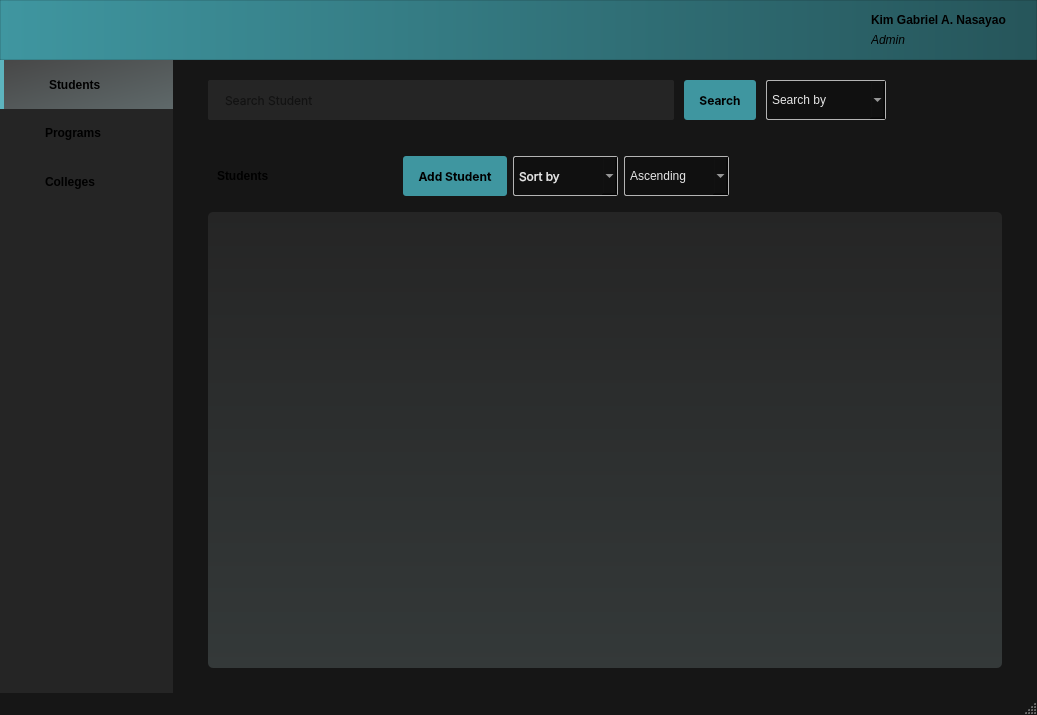
<?xml version="1.0" encoding="UTF-8"?>
<ui version="4.0">
 <class>mainWindow</class>
 <widget class="QMainWindow" name="mainWindow">
  <property name="geometry">
   <rect>
    <x>0</x>
    <y>0</y>
    <width>1037</width>
    <height>715</height>
   </rect>
  </property>
  <property name="font">
   <font>
    <family>Inter</family>
    <pointsize>9</pointsize>
    <italic>false</italic>
    <bold>false</bold>
   </font>
  </property>
  <property name="windowTitle">
   <string>MainWindow</string>
  </property>
  <property name="autoFillBackground">
   <bool>false</bool>
  </property>
  <property name="styleSheet">
   <string notr="true">QMainWindow {
	background-color: rgb(22, 22, 22);
	font: 9pt &quot;Inter&quot;;
}

/* DROP DOWNS */
QComboBox {
	border-radius: 2px;
	border: 1px solid rgb(180, 180, 180) !important;
	font: 9pt &quot;Inter&quot;;
	color: rgb(230, 230, 230);
	background-color: rgb(16, 16, 16);
	padding: 5px;
}

QComboBox::drop-down {
  subcontrol-origin: padding;
  subcontrol-position: top right;
  width: 15px;
}

QComboBox QAbstractItemView::item::hover {
	background-color: rgb(35, 35, 35);
}

QComboBox::hover {
	background-color: rgb(35, 35, 35);
}

/* BUTTONS */
QPushButton {
	font: 9pt &quot;Inter&quot;;
	font-weight: bold;
	padding: 0px, 15px;
	background-color: rgb(63, 150, 160);
	border-radius: 3px;
	padding: 0px 15px;
}

QPushButton::hover {
	background-color: rgb(83, 170, 180);
}

#sidebarFrame QPushButton {
	font: 12pt &quot;Inter&quot;;
	font-weight: 600;
	background-color: rgb(37, 37, 37);
	border-radius: 0px;
	text-align: left;
	padding-left: 45px
}

#sidebarFrame QPushButton::hover {
	background-color: rgb(47, 47, 47);
	border-radius: 0px;
}

#sidebarFrame #studentsSidebarButton {
	background-color: qlineargradient(spread:pad, x1:0, y1:0, x2:1, y2:1, stop:0 rgba(71, 71, 71, 255), stop:1 rgba(95, 105, 106, 255));
	border-left: 4px solid rgb(93, 180, 190);
}

#headerFrame QPushButton {
	background: none;
}

#sortByLabel {
	color: rgb(100, 100, 100)
}

/* LINE EDIT */
#searchBarLineEdit {
	background-color: rgb(37, 37, 37);
	border-radius: 2px;
	padding: 0px 15px;
}

/* FRAMES */
QFrame {
  border: none;
}

#dataFrame {
	background-color: qlineargradient(spread:pad, x1:0, y1:0, x2:0, y2:1, stop:0 rgba(37, 37, 37, 255), stop:1 rgba(52, 57, 57, 255));
	border-radius: 5px;
}

#headerFrame {
	background-color: qlineargradient(spread:pad, x1:0, y1:0, x2:1, y2:0, stop:0 rgba(63, 150, 160, 255), stop:1 rgba(38, 85, 90, 255));
	border: 1px solid rgba(0, 0, 0, 30);
}

#sidebarFrame {
	background-color: rgb(37, 37, 37);
}

/* LABELS */
#studentLabel {
  font: 20pt &quot;Inter&quot;;
  font-weight: bold;
}

#tableHeaderFrame QLabel {
	font: 9pt &quot;Inter&quot;;
	font-weight: 500;
	color: rgb(120, 139, 140);
}

#dataFrame Line {
	background-color: rgb(120, 139, 140);
}

#userNameLabel {
	font: 9pt &quot;Inter&quot;;
	font-weight: 600;
}

#userRoleLabel {
	font: 9pt &quot;Inter&quot;;
	font-style: italic;
}

/* DATA TABLE */
#scrollArea QLabel {
	font: 9pt &quot;Inter&quot;;
	font-weight: 500;
}

#scrollArea Line {
	background-color: rgb(120, 139, 140);
}</string>
  </property>
  <property name="tabShape">
   <enum>QTabWidget::TabShape::Rounded</enum>
  </property>
  <widget class="QWidget" name="centralwidget">
   <property name="layoutDirection">
    <enum>Qt::LayoutDirection::LeftToRight</enum>
   </property>
   <property name="styleSheet">
    <string notr="true"/>
   </property>
   <layout class="QVBoxLayout" name="verticalLayout_2" stretch="1,10">
    <property name="spacing">
     <number>0</number>
    </property>
    <property name="leftMargin">
     <number>0</number>
    </property>
    <property name="topMargin">
     <number>0</number>
    </property>
    <property name="rightMargin">
     <number>0</number>
    </property>
    <property name="bottomMargin">
     <number>0</number>
    </property>
    <item>
     <widget class="QFrame" name="headerFrame">
      <property name="maximumSize">
       <size>
        <width>16777215</width>
        <height>60</height>
       </size>
      </property>
      <property name="acceptDrops">
       <bool>false</bool>
      </property>
      <property name="styleSheet">
       <string notr="true"/>
      </property>
      <property name="frameShape">
       <enum>QFrame::Shape::NoFrame</enum>
      </property>
      <property name="frameShadow">
       <enum>QFrame::Shadow::Plain</enum>
      </property>
      <property name="lineWidth">
       <number>0</number>
      </property>
      <layout class="QHBoxLayout" name="horizontalLayout_3" stretch="0,5,0,0">
       <property name="spacing">
        <number>0</number>
       </property>
       <property name="leftMargin">
        <number>30</number>
       </property>
       <property name="topMargin">
        <number>5</number>
       </property>
       <property name="rightMargin">
        <number>30</number>
       </property>
       <property name="bottomMargin">
        <number>5</number>
       </property>
       <item>
        <widget class="QPushButton" name="logoButton">
         <property name="sizePolicy">
          <sizepolicy hsizetype="Preferred" vsizetype="Fixed">
           <horstretch>0</horstretch>
           <verstretch>0</verstretch>
          </sizepolicy>
         </property>
         <property name="cursor">
          <cursorShape>PointingHandCursor</cursorShape>
         </property>
         <property name="text">
          <string/>
         </property>
         <property name="icon">
          <iconset>
           <normaloff>../../../assets/Logo.png</normaloff>../../../assets/Logo.png</iconset>
         </property>
         <property name="iconSize">
          <size>
           <width>200</width>
           <height>50</height>
          </size>
         </property>
        </widget>
       </item>
       <item>
        <spacer name="horizontalSpacer_3">
         <property name="orientation">
          <enum>Qt::Orientation::Horizontal</enum>
         </property>
         <property name="sizeHint" stdset="0">
          <size>
           <width>40</width>
           <height>20</height>
          </size>
         </property>
        </spacer>
       </item>
       <item>
        <widget class="QPushButton" name="accountButton">
         <property name="cursor">
          <cursorShape>PointingHandCursor</cursorShape>
         </property>
         <property name="text">
          <string/>
         </property>
         <property name="icon">
          <iconset>
           <normaloff>../../../assets/account.png</normaloff>../../../assets/account.png</iconset>
         </property>
         <property name="iconSize">
          <size>
           <width>40</width>
           <height>40</height>
          </size>
         </property>
        </widget>
       </item>
       <item>
        <widget class="QFrame" name="accountFrame">
         <property name="maximumSize">
          <size>
           <width>16777215</width>
           <height>40</height>
          </size>
         </property>
         <property name="frameShape">
          <enum>QFrame::Shape::StyledPanel</enum>
         </property>
         <property name="frameShadow">
          <enum>QFrame::Shadow::Raised</enum>
         </property>
         <layout class="QVBoxLayout" name="verticalLayout_6">
          <property name="spacing">
           <number>0</number>
          </property>
          <property name="leftMargin">
           <number>0</number>
          </property>
          <property name="topMargin">
           <number>0</number>
          </property>
          <property name="rightMargin">
           <number>0</number>
          </property>
          <property name="bottomMargin">
           <number>0</number>
          </property>
          <item>
           <widget class="QLabel" name="userNameLabel">
            <property name="text">
             <string>Kim Gabriel A. Nasayao</string>
            </property>
           </widget>
          </item>
          <item>
           <widget class="QLabel" name="userRoleLabel">
            <property name="text">
             <string>Admin</string>
            </property>
           </widget>
          </item>
         </layout>
        </widget>
       </item>
      </layout>
     </widget>
    </item>
    <item>
     <widget class="QFrame" name="bodyFrame">
      <property name="autoFillBackground">
       <bool>false</bool>
      </property>
      <property name="styleSheet">
       <string notr="true"/>
      </property>
      <property name="frameShape">
       <enum>QFrame::Shape::StyledPanel</enum>
      </property>
      <property name="frameShadow">
       <enum>QFrame::Shadow::Raised</enum>
      </property>
      <layout class="QHBoxLayout" name="horizontalLayout_7" stretch="1,5">
       <property name="spacing">
        <number>0</number>
       </property>
       <property name="leftMargin">
        <number>0</number>
       </property>
       <property name="topMargin">
        <number>0</number>
       </property>
       <property name="rightMargin">
        <number>0</number>
       </property>
       <property name="bottomMargin">
        <number>0</number>
       </property>
       <item>
        <widget class="QFrame" name="sidebarFrame">
         <property name="styleSheet">
          <string notr="true"/>
         </property>
         <property name="frameShape">
          <enum>QFrame::Shape::NoFrame</enum>
         </property>
         <property name="frameShadow">
          <enum>QFrame::Shadow::Raised</enum>
         </property>
         <property name="lineWidth">
          <number>0</number>
         </property>
         <layout class="QVBoxLayout" name="verticalLayout" stretch="1,1,1,10">
          <property name="spacing">
           <number>0</number>
          </property>
          <property name="leftMargin">
           <number>0</number>
          </property>
          <property name="topMargin">
           <number>0</number>
          </property>
          <property name="rightMargin">
           <number>0</number>
          </property>
          <property name="bottomMargin">
           <number>0</number>
          </property>
          <item>
           <widget class="QPushButton" name="studentsSidebarButton">
            <property name="sizePolicy">
             <sizepolicy hsizetype="Minimum" vsizetype="Preferred">
              <horstretch>0</horstretch>
              <verstretch>0</verstretch>
             </sizepolicy>
            </property>
            <property name="cursor">
             <cursorShape>PointingHandCursor</cursorShape>
            </property>
            <property name="text">
             <string>Students</string>
            </property>
            <property name="icon">
             <iconset>
              <normaloff>../../../assets/student.png</normaloff>../../../assets/student.png</iconset>
            </property>
            <property name="iconSize">
             <size>
              <width>30</width>
              <height>30</height>
             </size>
            </property>
           </widget>
          </item>
          <item>
           <widget class="QPushButton" name="programsSidebarButton">
            <property name="sizePolicy">
             <sizepolicy hsizetype="Preferred" vsizetype="Preferred">
              <horstretch>0</horstretch>
              <verstretch>0</verstretch>
             </sizepolicy>
            </property>
            <property name="cursor">
             <cursorShape>PointingHandCursor</cursorShape>
            </property>
            <property name="text">
             <string>Programs</string>
            </property>
            <property name="icon">
             <iconset>
              <normaloff>../../../assets/program.png</normaloff>../../../assets/program.png</iconset>
            </property>
            <property name="iconSize">
             <size>
              <width>30</width>
              <height>30</height>
             </size>
            </property>
           </widget>
          </item>
          <item>
           <widget class="QPushButton" name="collegesSidebarButton">
            <property name="sizePolicy">
             <sizepolicy hsizetype="Preferred" vsizetype="Preferred">
              <horstretch>0</horstretch>
              <verstretch>0</verstretch>
             </sizepolicy>
            </property>
            <property name="cursor">
             <cursorShape>PointingHandCursor</cursorShape>
            </property>
            <property name="text">
             <string>Colleges</string>
            </property>
            <property name="icon">
             <iconset>
              <normaloff>../../../assets/college.png</normaloff>../../../assets/college.png</iconset>
            </property>
            <property name="iconSize">
             <size>
              <width>30</width>
              <height>30</height>
             </size>
            </property>
            <property name="autoRepeat">
             <bool>false</bool>
            </property>
           </widget>
          </item>
          <item>
           <spacer name="verticalSpacer">
            <property name="orientation">
             <enum>Qt::Orientation::Vertical</enum>
            </property>
            <property name="sizeHint" stdset="0">
             <size>
              <width>20</width>
              <height>40</height>
             </size>
            </property>
           </spacer>
          </item>
         </layout>
        </widget>
       </item>
       <item>
        <widget class="QFrame" name="mainDisplayFrame">
         <property name="styleSheet">
          <string notr="true"/>
         </property>
         <property name="frameShape">
          <enum>QFrame::Shape::NoFrame</enum>
         </property>
         <property name="frameShadow">
          <enum>QFrame::Shadow::Raised</enum>
         </property>
         <property name="lineWidth">
          <number>0</number>
         </property>
         <layout class="QVBoxLayout" name="verticalLayout_3" stretch="1,1,8">
          <property name="spacing">
           <number>5</number>
          </property>
          <property name="leftMargin">
           <number>35</number>
          </property>
          <property name="topMargin">
           <number>5</number>
          </property>
          <property name="rightMargin">
           <number>35</number>
          </property>
          <property name="bottomMargin">
           <number>25</number>
          </property>
          <item>
           <widget class="QFrame" name="searchBarFrame">
            <property name="maximumSize">
             <size>
              <width>16777215</width>
              <height>90</height>
             </size>
            </property>
            <property name="font">
             <font>
              <family>Inter 18pt</family>
              <pointsize>9</pointsize>
              <italic>false</italic>
              <bold>false</bold>
             </font>
            </property>
            <property name="frameShape">
             <enum>QFrame::Shape::StyledPanel</enum>
            </property>
            <property name="frameShadow">
             <enum>QFrame::Shadow::Raised</enum>
            </property>
            <layout class="QHBoxLayout" name="horizontalLayout_8" stretch="8,1,1,2">
             <property name="spacing">
              <number>10</number>
             </property>
             <property name="leftMargin">
              <number>0</number>
             </property>
             <property name="topMargin">
              <number>15</number>
             </property>
             <property name="rightMargin">
              <number>0</number>
             </property>
             <property name="bottomMargin">
              <number>20</number>
             </property>
             <item>
              <widget class="QLineEdit" name="searchBarLineEdit">
               <property name="sizePolicy">
                <sizepolicy hsizetype="Expanding" vsizetype="Preferred">
                 <horstretch>0</horstretch>
                 <verstretch>0</verstretch>
                </sizepolicy>
               </property>
               <property name="minimumSize">
                <size>
                 <width>100</width>
                 <height>40</height>
                </size>
               </property>
               <property name="maximumSize">
                <size>
                 <width>16777215</width>
                 <height>60</height>
                </size>
               </property>
               <property name="font">
                <font>
                 <family>Inter</family>
                 <pointsize>9</pointsize>
                 <italic>false</italic>
                 <bold>false</bold>
                </font>
               </property>
               <property name="autoFillBackground">
                <bool>false</bool>
               </property>
               <property name="styleSheet">
                <string notr="true"/>
               </property>
               <property name="placeholderText">
                <string>Search Student</string>
               </property>
              </widget>
             </item>
             <item>
              <widget class="QPushButton" name="searchButton">
               <property name="sizePolicy">
                <sizepolicy hsizetype="Minimum" vsizetype="Preferred">
                 <horstretch>0</horstretch>
                 <verstretch>0</verstretch>
                </sizepolicy>
               </property>
               <property name="minimumSize">
                <size>
                 <width>0</width>
                 <height>40</height>
                </size>
               </property>
               <property name="maximumSize">
                <size>
                 <width>16777215</width>
                 <height>60</height>
                </size>
               </property>
               <property name="font">
                <font>
                 <family>Inter</family>
                 <pointsize>9</pointsize>
                 <italic>false</italic>
                 <bold>true</bold>
                </font>
               </property>
               <property name="cursor">
                <cursorShape>PointingHandCursor</cursorShape>
               </property>
               <property name="styleSheet">
                <string notr="true"/>
               </property>
               <property name="text">
                <string>Search</string>
               </property>
              </widget>
             </item>
             <item>
              <widget class="QComboBox" name="searchByComboBox">
               <property name="sizePolicy">
                <sizepolicy hsizetype="Maximum" vsizetype="Preferred">
                 <horstretch>0</horstretch>
                 <verstretch>0</verstretch>
                </sizepolicy>
               </property>
               <property name="minimumSize">
                <size>
                 <width>120</width>
                 <height>40</height>
                </size>
               </property>
               <property name="maximumSize">
                <size>
                 <width>16777215</width>
                 <height>60</height>
                </size>
               </property>
               <property name="cursor">
                <cursorShape>PointingHandCursor</cursorShape>
               </property>
               <property name="toolTip">
                <string>Search by</string>
               </property>
               <property name="toolTipDuration">
                <number>0</number>
               </property>
               <property name="currentText">
                <string/>
               </property>
               <property name="placeholderText">
                <string>Search by</string>
               </property>
               <item>
                <property name="text">
                 <string>ID Number</string>
                </property>
               </item>
               <item>
                <property name="text">
                 <string>First Name</string>
                </property>
               </item>
               <item>
                <property name="text">
                 <string>Last Name</string>
                </property>
               </item>
               <item>
                <property name="text">
                 <string>Program Code</string>
                </property>
               </item>
               <item>
                <property name="text">
                 <string>College Code</string>
                </property>
               </item>
              </widget>
             </item>
             <item>
              <spacer name="horizontalSpacer_2">
               <property name="orientation">
                <enum>Qt::Orientation::Horizontal</enum>
               </property>
               <property name="sizeHint" stdset="0">
                <size>
                 <width>40</width>
                 <height>20</height>
                </size>
               </property>
              </spacer>
             </item>
            </layout>
           </widget>
          </item>
          <item>
           <widget class="QFrame" name="controlsFrame">
            <property name="maximumSize">
             <size>
              <width>16777215</width>
              <height>70</height>
             </size>
            </property>
            <property name="frameShape">
             <enum>QFrame::Shape::StyledPanel</enum>
            </property>
            <property name="frameShadow">
             <enum>QFrame::Shadow::Raised</enum>
            </property>
            <layout class="QHBoxLayout" name="horizontalLayout" stretch="1,1,2,0,5">
             <property name="sizeConstraint">
              <enum>QLayout::SizeConstraint::SetMinimumSize</enum>
             </property>
             <property name="topMargin">
              <number>11</number>
             </property>
             <property name="rightMargin">
              <number>11</number>
             </property>
             <property name="bottomMargin">
              <number>11</number>
             </property>
             <item>
              <widget class="QLabel" name="studentLabel">
               <property name="minimumSize">
                <size>
                 <width>180</width>
                 <height>0</height>
                </size>
               </property>
               <property name="maximumSize">
                <size>
                 <width>200</width>
                 <height>16777215</height>
                </size>
               </property>
               <property name="text">
                <string>Students</string>
               </property>
              </widget>
             </item>
             <item>
              <widget class="QPushButton" name="addStudentButton">
               <property name="sizePolicy">
                <sizepolicy hsizetype="Minimum" vsizetype="Preferred">
                 <horstretch>0</horstretch>
                 <verstretch>0</verstretch>
                </sizepolicy>
               </property>
               <property name="maximumSize">
                <size>
                 <width>150</width>
                 <height>16777215</height>
                </size>
               </property>
               <property name="font">
                <font>
                 <family>Inter</family>
                 <pointsize>9</pointsize>
                 <italic>false</italic>
                 <bold>true</bold>
                </font>
               </property>
               <property name="cursor">
                <cursorShape>PointingHandCursor</cursorShape>
               </property>
               <property name="styleSheet">
                <string notr="true"/>
               </property>
               <property name="text">
                <string>Add Student</string>
               </property>
              </widget>
             </item>
             <item>
              <widget class="QComboBox" name="sortByComboBox">
               <property name="enabled">
                <bool>true</bool>
               </property>
               <property name="sizePolicy">
                <sizepolicy hsizetype="Minimum" vsizetype="Preferred">
                 <horstretch>0</horstretch>
                 <verstretch>0</verstretch>
                </sizepolicy>
               </property>
               <property name="minimumSize">
                <size>
                 <width>85</width>
                 <height>40</height>
                </size>
               </property>
               <property name="maximumSize">
                <size>
                 <width>150</width>
                 <height>16777215</height>
                </size>
               </property>
               <property name="font">
                <font>
                 <family>Inter</family>
                 <pointsize>9</pointsize>
                 <italic>false</italic>
                 <bold>false</bold>
                </font>
               </property>
               <property name="cursor">
                <cursorShape>PointingHandCursor</cursorShape>
               </property>
               <property name="toolTip">
                <string>Sort by</string>
               </property>
               <property name="toolTipDuration">
                <number>0</number>
               </property>
               <property name="styleSheet">
                <string notr="true"/>
               </property>
               <property name="placeholderText">
                <string>Sort by</string>
               </property>
               <item>
                <property name="text">
                 <string>ID Number</string>
                </property>
               </item>
               <item>
                <property name="text">
                 <string>First Name</string>
                </property>
               </item>
               <item>
                <property name="text">
                 <string>Last Name</string>
                </property>
               </item>
               <item>
                <property name="text">
                 <string>Gender</string>
                </property>
               </item>
               <item>
                <property name="text">
                 <string>Year Level</string>
                </property>
               </item>
               <item>
                <property name="text">
                 <string>Program</string>
                </property>
               </item>
               <item>
                <property name="text">
                 <string>College</string>
                </property>
               </item>
              </widget>
             </item>
             <item>
              <widget class="QComboBox" name="sortingOrderComboBox">
               <property name="sizePolicy">
                <sizepolicy hsizetype="Minimum" vsizetype="Preferred">
                 <horstretch>0</horstretch>
                 <verstretch>0</verstretch>
                </sizepolicy>
               </property>
               <property name="minimumSize">
                <size>
                 <width>105</width>
                 <height>0</height>
                </size>
               </property>
               <property name="maximumSize">
                <size>
                 <width>150</width>
                 <height>16777215</height>
                </size>
               </property>
               <property name="cursor">
                <cursorShape>PointingHandCursor</cursorShape>
               </property>
               <property name="placeholderText">
                <string/>
               </property>
               <item>
                <property name="text">
                 <string>Ascending</string>
                </property>
               </item>
               <item>
                <property name="text">
                 <string>Descending</string>
                </property>
               </item>
              </widget>
             </item>
             <item>
              <spacer name="horizontalSpacer">
               <property name="orientation">
                <enum>Qt::Orientation::Horizontal</enum>
               </property>
               <property name="sizeHint" stdset="0">
                <size>
                 <width>40</width>
                 <height>20</height>
                </size>
               </property>
              </spacer>
             </item>
            </layout>
           </widget>
          </item>
          <item>
           <widget class="QFrame" name="dataFrame">
            <property name="sizePolicy">
             <sizepolicy hsizetype="Preferred" vsizetype="Preferred">
              <horstretch>0</horstretch>
              <verstretch>0</verstretch>
             </sizepolicy>
            </property>
            <property name="styleSheet">
             <string notr="true"/>
            </property>
            <property name="frameShape">
             <enum>QFrame::Shape::StyledPanel</enum>
            </property>
            <property name="frameShadow">
             <enum>QFrame::Shadow::Raised</enum>
            </property>
            <layout class="QVBoxLayout" name="verticalLayout_4" stretch="0,0">
             <property name="spacing">
              <number>0</number>
             </property>
             <property name="topMargin">
              <number>0</number>
             </property>
             <property name="bottomMargin">
              <number>0</number>
             </property>
             <item>
              <widget class="Line" name="line">
               <property name="minimumSize">
                <size>
                 <width>0</width>
                 <height>0</height>
                </size>
               </property>
               <property name="maximumSize">
                <size>
                 <width>16777215</width>
                 <height>1</height>
                </size>
               </property>
               <property name="styleSheet">
                <string notr="true"/>
               </property>
               <property name="orientation">
                <enum>Qt::Orientation::Horizontal</enum>
               </property>
              </widget>
             </item>
             <item>
              <widget class="QFrame" name="frame">
               <property name="frameShape">
                <enum>QFrame::Shape::StyledPanel</enum>
               </property>
               <property name="frameShadow">
                <enum>QFrame::Shadow::Raised</enum>
               </property>
              </widget>
             </item>
            </layout>
           </widget>
          </item>
         </layout>
        </widget>
       </item>
      </layout>
     </widget>
    </item>
   </layout>
  </widget>
  <widget class="QStatusBar" name="statusBar"/>
 </widget>
 <resources/>
 <connections/>
</ui>
